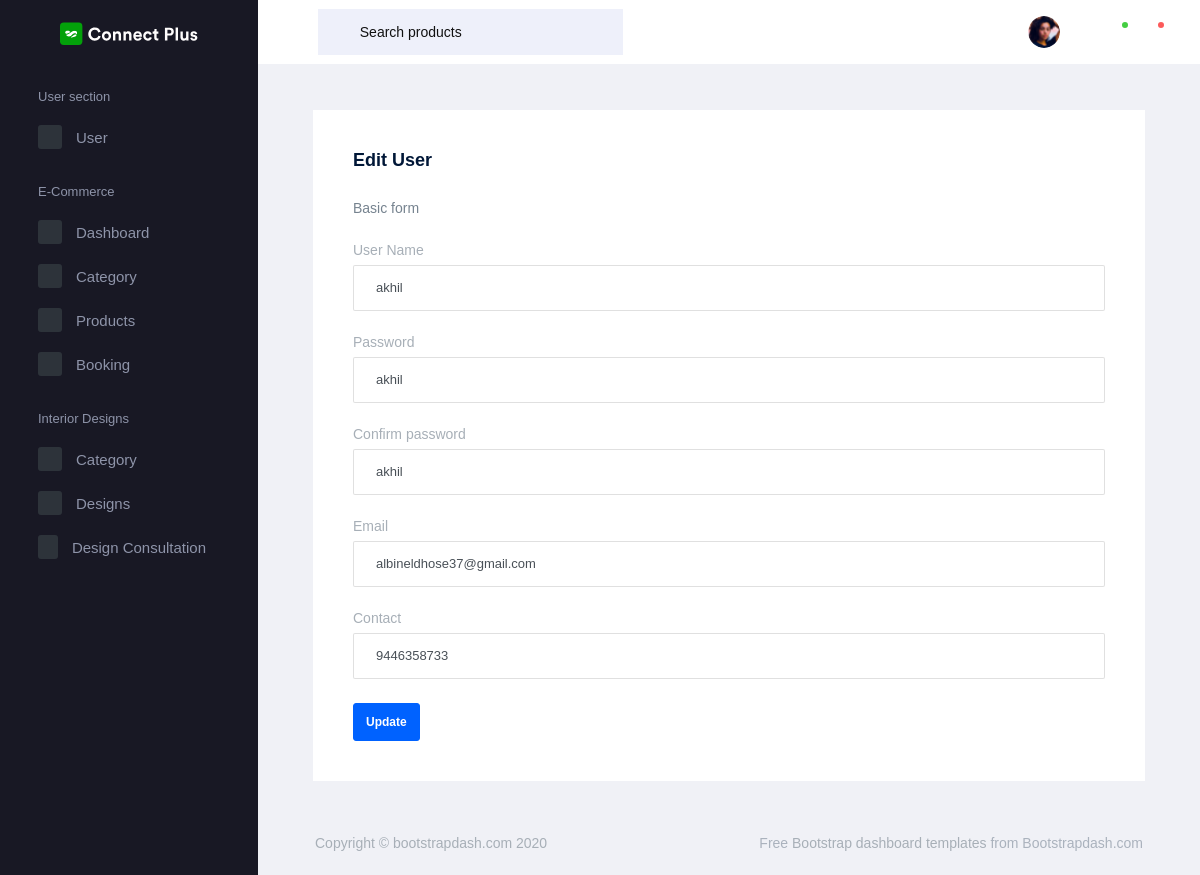
Page /AdminApp/edit_users/1/ on the earlier database version.
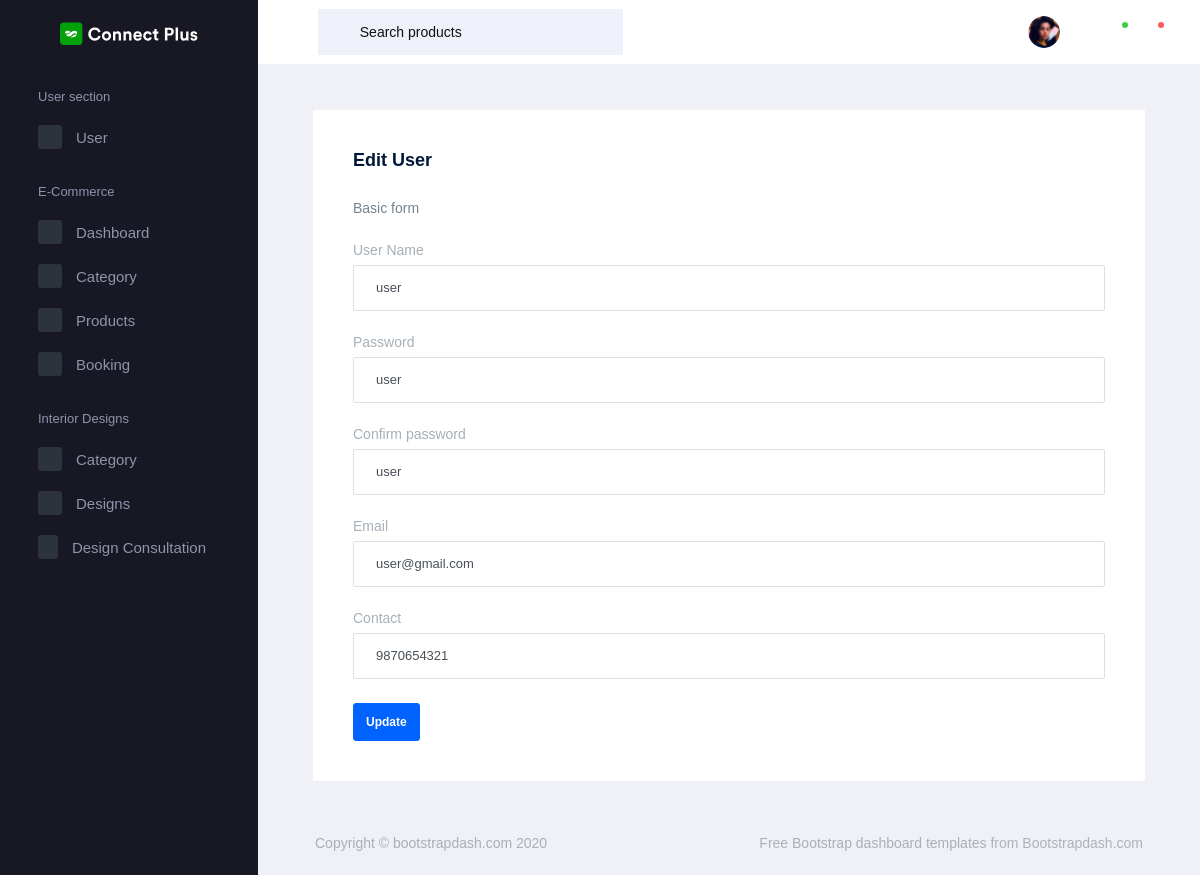
Same page on the later database version.
### WebApp/models.py (models this page shows)
class UserRegistrationDb(models.Model):
    username = models.CharField(max_length=50, null=True, blank=True, unique=True)
    password = models.CharField(max_length=50, null=True, blank=True)
    conf_password = models.CharField(max_length=50, null=True, blank=True)
    email = models.EmailField(max_length=100, null=True, blank=True)
    contact = models.IntegerField(null=True, blank=True)

### AdminApp/views.py (the view)
# urls.py: path('edit_users/<int:u_id>/', views.edit_users, name="edit_users"),
def edit_users(request, u_id):
    data = UserRegistrationDb.objects.get(id=u_id)
    return render(request, "edit_users.html", {'data': data})

### AdminApp/templates/edit_users.html (shortened to what this page needs)
<!DOCTYPE html>
{% extends 'index.html' %}
{% block content %}
<html lang="en">
<head>
</head>
<body>
    <div class="col-12 grid-margin stretch-card">
                <div class="card">
                  <div class="card-body">
                    <h4 class="card-title">Edit user</h4>
                    <p class="card-description"> Basic form  </p>
                    <form class="forms-sample" method="post" action="{% url 'update_user' u_id=data.id %}" >
                      <div class="form-group">
                        <label for="exampleInputName1">User Name</label>
                        <input type="text" class="form-control" id="exampleInputName1" placeholder="User Name" name="username" value="{{data.username}}">
                      </div>
                      <div class="form-group">
                        <label for="exampleInput4">Password</label>
                        <input type="text" class="form-control" id="exampleInput4" placeholder="password" value="{{data.password}}" name="password">
                      </div>
                      <div class="form-group">
                        <label for="exampleInput2">Confirm password</label>
                        <input type="text" class="form-control" id="exampleInput2" placeholder="confirm password" name="conf_password" value="{{data.conf_password}}">
                      </div>
                      <div class="form-group">
                        <label for="exampleInput3">Email</label>
                        <input type="email" class="form-control" id="exampleInput3" placeholder="email" name="email" value="{{data.email}}">
                      </div>
                      <div class="form-group">
                        <label for="exampleTextarea1">Contact</label>
                        <input type="text" class="form-control" id="exampleTextarea1" placeholder="contact" name="contact" value="{{data.contact}}">
                      </div>
                      <button type="submit" class="btn btn-primary mr-2">Update</button>
                    </form>
                  </div>
                </div>
              </div>
</body>
</html>
{% endblock %}

Differences in the rows shown:
changed UserRegistrationDb: username "akhil" → "user"; password "akhil" → "user"; conf_password "akhil" → "user"; email "albineldhose37@gmail.com" → "user@gmail.com"; contact "9446358733" → "9870654321"
